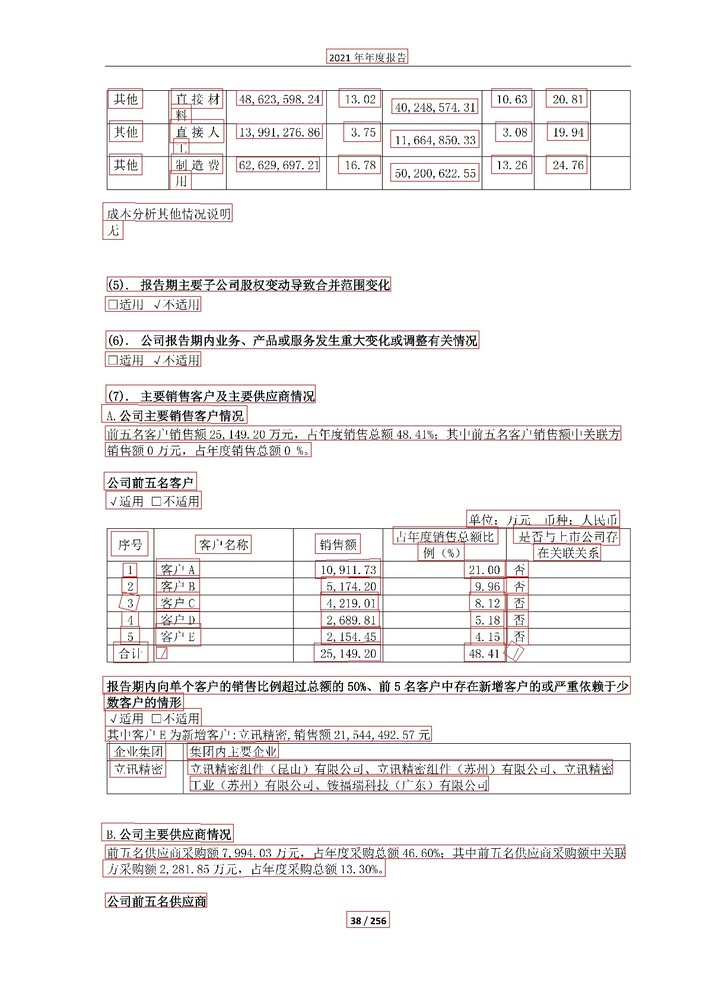
#> input picture project/JiaJiaOCR-main/38.jpg, 706 x 999 px, shrunk from 1190 x 1683 before the run
$ python -i auto_column_splits.py   (imports and definitions only)
#> lines starting #> are read from the running program, lines starting #| are printed output that depends on the picture; after the words box and inside, x2 and y2 are one past the last pixel; in counts of white or black regions, pixels touching at a corner belong together
#> further down, picture is the input picture: shape (999, 706, 3); mean B, G, R 241.6, 241.7, 243.7
from __future__ import annotations

"""Auto estimate column splits for the daily-ledger layout.

Goal
----
Given a photo of the ledger page, estimate 3 vertical split positions (ratios) to
separate 4 columns:
    customer | product+qty | formula(jin×price=amt) | payment

Why
---
Fixed `column_x_splits` works only when the camera framing is consistent.
For tilted/shifted photos, splits drift and cause cross-column pollution.

Method (V4 baseline)
-------------------
Use vertical projection over a binarized text mask:
1) grayscale + CLAHE for contrast
2) adaptive threshold (text = 1)
3) morphological open to remove noise
4) compute column-wise ink density
5) within windows around expected split ratios, find local minima

This method is fast, training-free, and robust enough to provide a good first
guess. It can be further improved with table-line detection if needed.
"""

from dataclasses import dataclass
from typing import List

import cv2
import numpy as np


@dataclass
class AutoSplitConfig:
    enabled: bool = False
    expected_splits: List[float] = None  # e.g. [0.20, 0.52, 0.86]
    search_window: float = 0.08  # +- ratio window
    smooth_kernel: int = 31


def _smooth_1d(x: np.ndarray, k: int) -> np.ndarray:
    k = int(k)
    if k <= 1:
        return x
    if k % 2 == 0:
        k += 1
    pad = k // 2
    xp = np.pad(x, (pad, pad), mode="edge")
    ker = np.ones(k, dtype=np.float32) / k
    return np.convolve(xp, ker, mode="valid")


def estimate_column_splits(
    img_bgr: np.ndarray,
    expected_splits: List[float] | None = None,
    search_window: float = 0.08,
    smooth_kernel: int = 31,
    center_penalty: float = 0.25,
) -> List[float]:
    """Estimate column split ratios.

    Args:
        img_bgr: BGR image (already cropped if needed)
        expected_splits: prior ratios for 3 splits
        search_window: search range around expected split
        smooth_kernel: smoothing kernel for projection

    Returns:
        list of 3 ratios in (0,1), sorted.
    """
#> called with search_window = 0.08, smooth_kernel = 31, center_penalty = 0.25

    h, w = img_bgr.shape[:2]
#> h = 999; w = 706
    if expected_splits is None:
        expected_splits = [0.20, 0.52, 0.86]

    # 1) grayscale + contrast
    gray = cv2.cvtColor(img_bgr, cv2.COLOR_BGR2GRAY)
    clahe = cv2.createCLAHE(clipLimit=2.0, tileGridSize=(8, 8))
    gray = clahe.apply(gray)
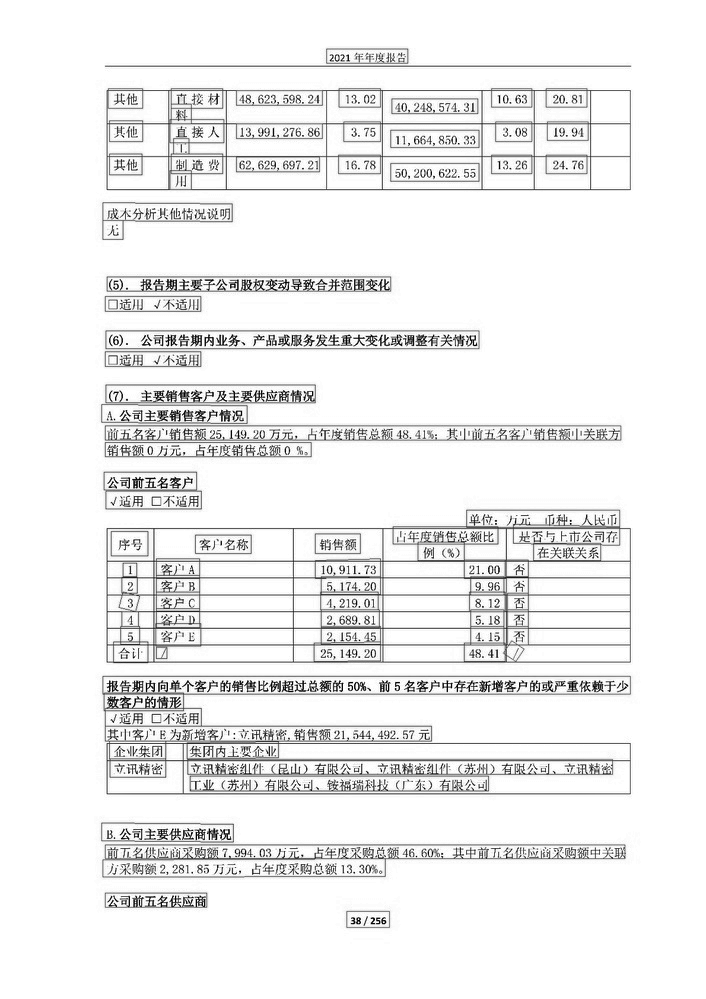
#> gray: shape (999, 706); min 1, max 255, mean 239.1

    # 2) adaptive threshold (invert so text=1)
    bw = cv2.adaptiveThreshold(
        gray, 255, cv2.ADAPTIVE_THRESH_GAUSSIAN_C, cv2.THRESH_BINARY_INV, 31, 10
    )
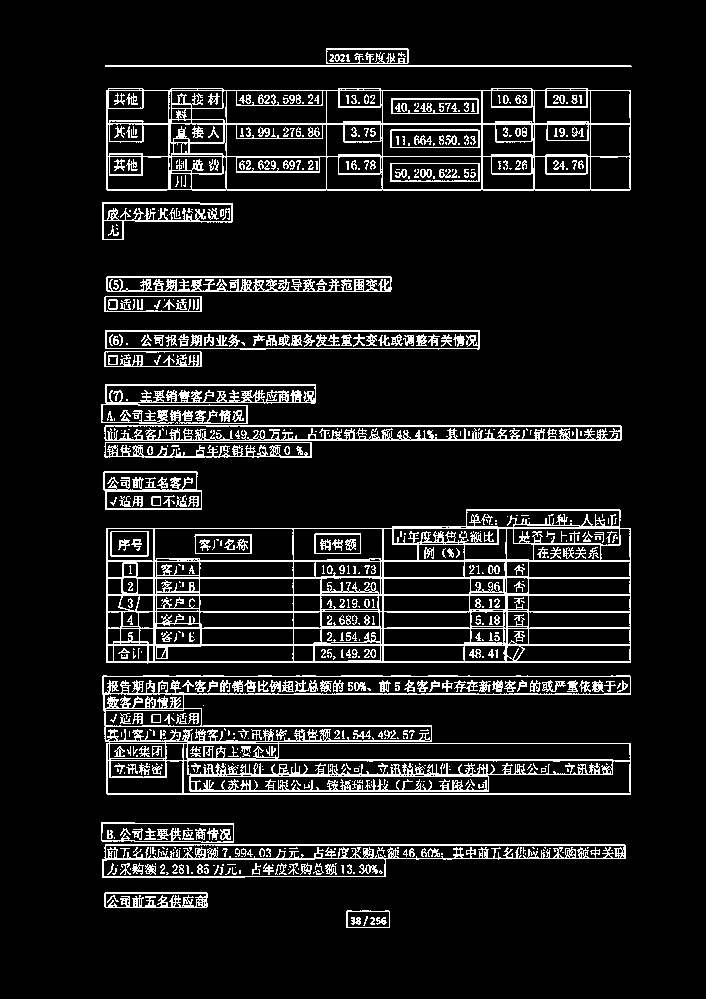
#> bw: shape (999, 706); 10.5% white in thin lines or dots, all inside (x1, y1, x2, y2) = (101, 48, 632, 928)

    # 3) remove thin noise
    kernel = cv2.getStructuringElement(cv2.MORPH_RECT, (3, 3))
    bw = cv2.morphologyEx(bw, cv2.MORPH_OPEN, kernel, iterations=1)
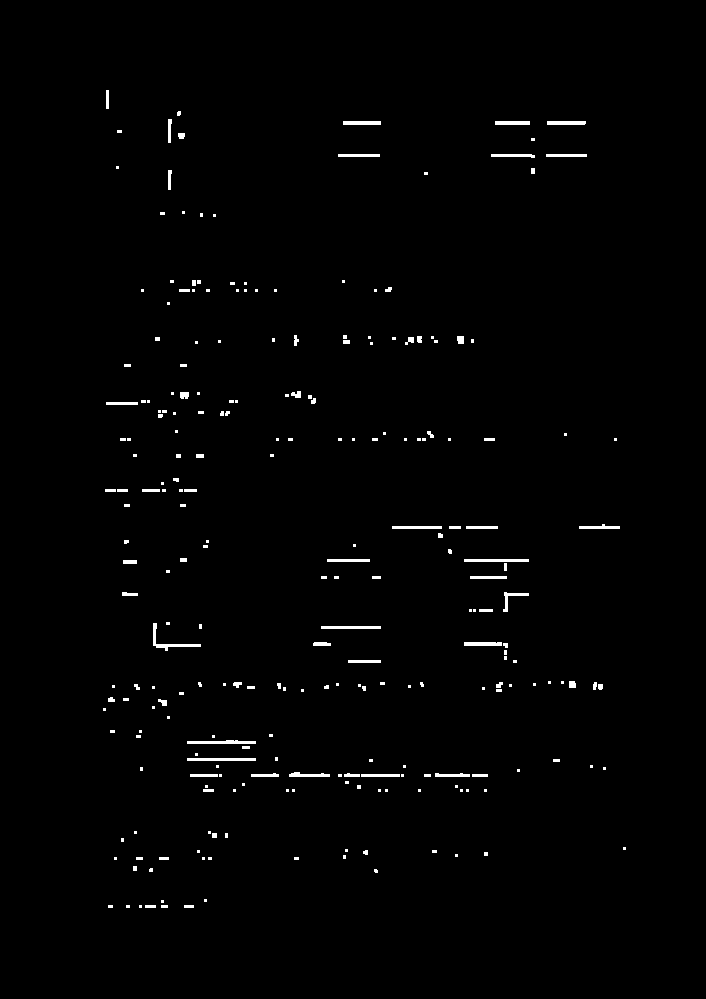
#> bw: shape (999, 706); 1.1% white; 249 white regions (162 under 20 px), largest, box (x1, y1, x2, y2) and area: (153, 623, 201, 651) 231, (187, 740, 256, 744) 218, (187, 758, 256, 761) 207

    # 4) vertical projection
    ink = (bw > 0).astype(np.float32)
    proj = ink.mean(axis=0)  # 0..1, lower means more blank
#> proj = 706 values, max 0.0621 at index 168, min 0 at index 0, mean 0.0106
    proj_s = _smooth_1d(proj, smooth_kernel)
#> in _smooth_1d, `xp = np.pad(x, (pad, pad), mode="edge")`: xp = 736 values, max 0.0621 at index 183, min 0 at index 0, mean 0.0102
#> proj_s = 706 values, max 0.0277 at index 173, min 0 at index 0, mean 0.0106

    splits_px = []
    for s in expected_splits:
        cx = int(w * float(s))
        half = int(w * float(search_window))
        l = max(0, cx - half)
        r = min(w - 1, cx + half)
        seg = proj_s[l : r + 1]
        if seg.size == 0:
            splits_px.append(cx)
            continue

        # Prefer blank positions but penalize drifting too far from the expected center.
        # This stabilizes the customer split which is sensitive to small shifts.
        xs = np.arange(l, r + 1, dtype=np.float32)
        dist = np.abs(xs - float(cx)) / max(1.0, float(half))  # 0..1
        score = seg.astype(np.float32) + float(center_penalty) * dist
        idx = int(np.argmin(score))
        splits_px.append(l + idx)
#> after the loop, splits_px = [141, 367, 607]

    # sanitize & sort, also enforce increasing and avoid extreme edges
    splits_px = sorted(set(int(x) for x in splits_px))
    # if duplicates collapsed, fall back to expected
    if len(splits_px) != 3:
        splits_px = [int(w * float(s)) for s in expected_splits]

    # enforce monotonic with min gap
    min_gap = max(20, int(w * 0.03))
#> min_gap = 21
    fixed = [splits_px[0]]
#> fixed = [141]
    for x in splits_px[1:]:
        if x - fixed[-1] < min_gap:
            x = fixed[-1] + min_gap
        fixed.append(min(x, w - 20))
#> this loop made 2 passes
#> after the loop, fixed = [141, 367, 607]

    # convert to ratios
    out = [max(0.02, min(0.98, x / w)) for x in fixed]
#> out = [0.2, 0.52, 0.86]
    out = sorted(out)
    return out

>>> import cv2
>>> picture = cv2.imread('../../../../JiaJiaOCR-main/38.jpg')
>>> result = estimate_column_splits(picture)
#> result = [0.2, 0.52, 0.86]

$ run again, on project/JiaJiaOCR-main/layout.png
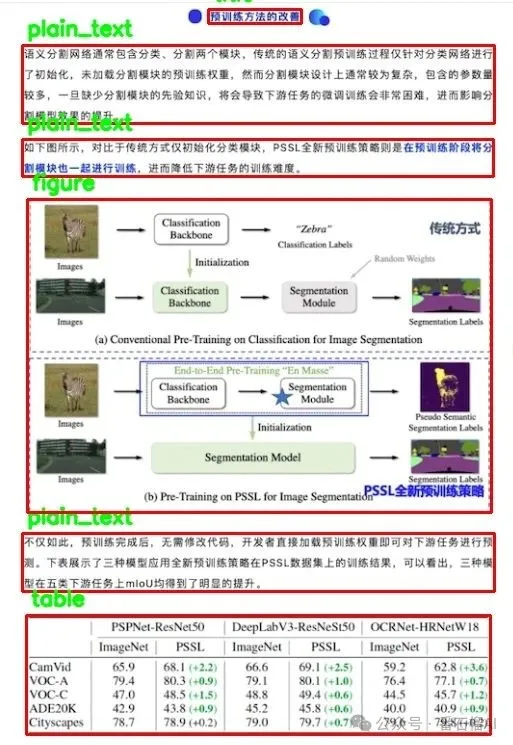
#> input picture project/JiaJiaOCR-main/layout.png, 513 x 745 px
#> picture is the input picture: shape (745, 513, 3); mean B, G, R 216.4, 219, 224
#> in estimate_column_splits, `bw = cv2.adaptiveThreshold( gray, 255, cv2.ADAPTIVE_THRESH_GAUSSIAN_C,..`:
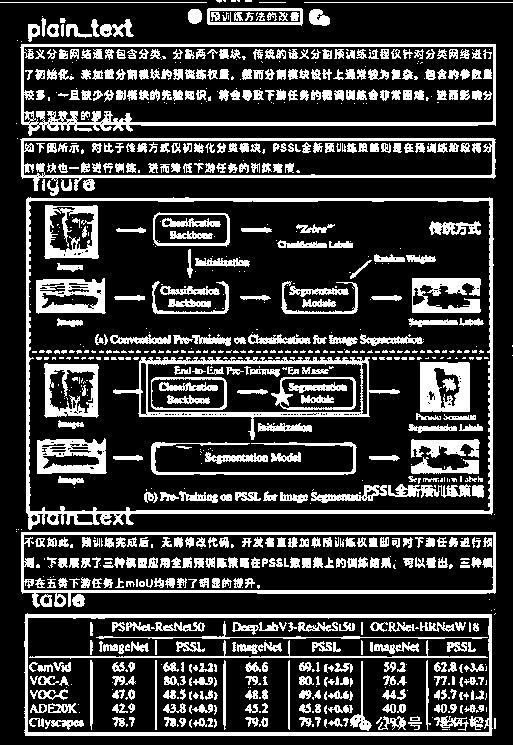
#> bw: shape (745, 513); 23.2% white; 928 white regions (378 under 20 px), largest, box (x1, y1, x2, y2) and area: (26, 197, 494, 530) 6404, (20, 44, 496, 136) 4673, (24, 613, 493, 736) 4497
#> in estimate_column_splits, `bw = cv2.morphologyEx(bw, cv2.MORPH_OPEN, kernel, iterations=1)`:
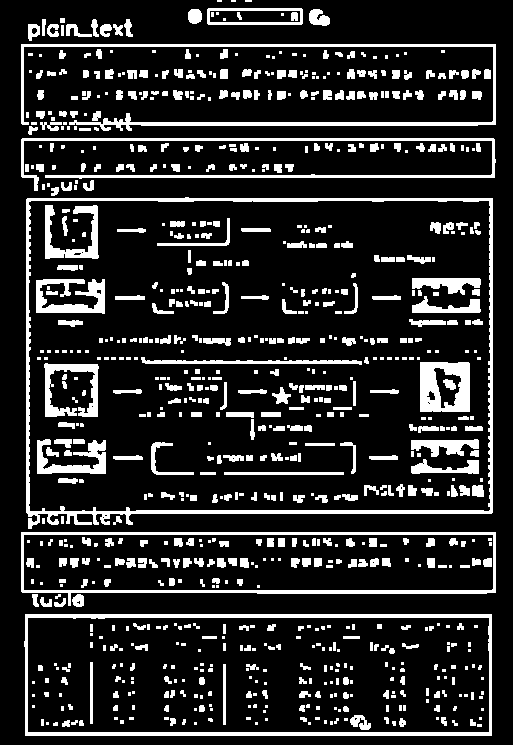
#> bw: shape (745, 513); 16.1% white; 877 white regions (385 under 20 px), largest, box (x1, y1, x2, y2) and area: (26, 197, 493, 529) 6220, (24, 614, 492, 736) 4461, (21, 44, 496, 131) 3697
#> proj = 513 values, max 0.647 at index 27, min 0 at index 0, mean 0.161
#> xp = 543 values, max 0.647 at index 42, min 0 at index 0, mean 0.152
#> proj_s = 513 values, max 0.25 at index 40, min 0 at index 0, mean 0.161
#> after the loop in estimate_column_splits, `for s in expected_splits:`: splits_px = [102, 266, 441]
#> in estimate_column_splits, `fixed = [splits_px[0]]`: fixed = [102]
#> the loop in estimate_column_splits, `for x in splits_px[1:]:` made 2 passes
#> after the loop in estimate_column_splits, `for x in splits_px[1:]:`: fixed = [102, 266, 441]
#> out = [0.199, 0.519, 0.86]
